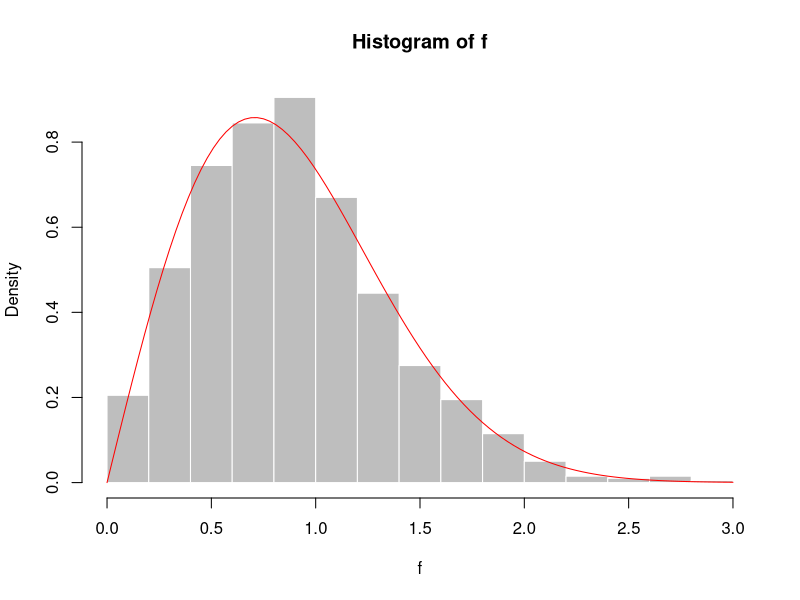
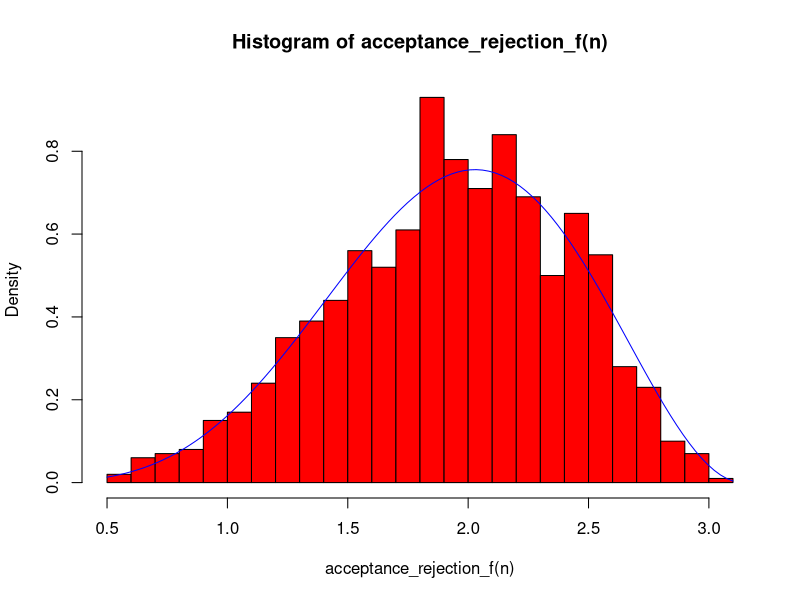

Reproduce these figures in R, in order.
## ---- chunk 1

f_dist <- function (x) {
  return(2*x*exp(-x^2))
}

#integrated
#capital_Fx = -exp(-x^2)

f_inv <- function(x){
  
  return(sqrt(-log(1-x,base=exp(1))))
  #or sqrt(log(1/x))
  
}
 
n <- 1000
u <- runif(n)
f <- f_inv(u)
hist(x=f,col='grey', breaks = 15, border=F, freq=F)
curve(f_dist(x), col='red', add=T)


## ---- chunk 2
n <- 1000
u <- runif(n)
x <- numeric(n)
p <- c(0.1,0.3,
       0.4,0.5,
       0.65,0.80,
       0.85,0.95,
       1)
values <- c(0,1,2,3,4,5,6,7,8)


for(i in 1:n)
{
  if(u[i] <=p[1])
  {
    x[i] = 0 
  }
  else if(p[1] <u[i] && u[i] <= p[2])
  {
    x[i] = 2
  }
  
  
  else if(p[2] <u[i] && u[i] <= p[3])
  {
    x[i] = 2
  }
  else if(p[3] <u[i] && u[i] <= p[4])
  {
    x[i] = 3
  }
  else if(p[4] <u[i] && u[i] <= p[5])
  {
    x[i] = 4
  }
  
  else if(p[5] <u[i] && u[i] <= p[6])
  {
    x[i] = 5
  }
  
    else if(p[6] <u[i] && u[i] <= p[7])
  {
    x[i] = 6
    }
    else if(p[7] <u[i] && u[i] <= p[8])
  {
    x[i] = 7
    }
  else if(u[i]>p[8]){
    x[i] =8
  }
  
}
table(x)/n

## ---- chunk 3

func_x <- function(v){
  return(rchisq(v))
}

func_y <- function(v)
{
  return(1/func_x(v))
}

func_y_app <- function(v,df)
{
  #return(dinvchisq())
}

# I know this is somewhere related to Lab 5 and Homework 2but I'm unsure

## ---- chunk 4
n <- 1000
acceptance_rejection_f <- function(n)
{
  y=numeric(n)
  k=0
  j=0
  while(k<n)
  {
    j=j+1
    x=runif(1,0,pi)
    u=runif(1,0,pi)
    if((12*x^2*sin(x)^2/(2*pi^3-3*pi))>u){
      #we accept x
      k=k+1
      y[k]=x
    }
  }
  return(y)
}
hist(acceptance_rejection_f(n), col='red', breaks=25, freq=F)
curve(
  (12*x^2*sin(x)^2/(2*pi^3-3*pi)),add=T, col="blue"
  )

## ---- chunk 5

m = 10000
x<- runif(m, min=0,max=pi)
theta.hat <- mean((x^2+x^3)*(cos(x)^2)
                  *pi)
print(theta.hat)
#print( ((0^2+0^3)*(cos(0)^2)) - ((pi^2+pi^3)*(cos(pi)^2)) )
# I don't know if thats right with the pi

## ---- chunk 6
n <- 1000
theta1 <-integer(n)
theta2 <- integer(n)
g <- function(x){
   return((x^2+x^3)*exp(x^2-1))
}

for(i in 1:n)
{
  theta1[i] <- mean(g(runif(n)))*1
  u2 <- runif(n/2)
  y1 <- g(u2)
  y2 <- g(1-u2)
  theta2[i] <-mean((y1+y2)/2)
}

# a 
print((mean(g(runif(n)))*1))

#b
print(mean((y1+y2)/2))

#to get a and b i could also get the mean of the 1000 trial runs

#C
#percent reduction in variance
print((var(theta1)-var(theta2))/var(theta1))




## ---- chunk 7

# a
m <- 1000
g <- function (x)
  {
  return(exp(-x)/(1+x^2)*I(x>=1)*I(x<=Inf))
}
x <- rexp(m,1)

fg <- g(x)/exp(-x)
theta.hat <- mean(fg)
se <- sd(fg)

print(theta.hat)

#b
#copying from example code from class
x2 <- rcauchy(m)
i <- c(which(x2>1),which(x2<0))
x2[i] <- 2
fg2 <- g(x2)/dcauchy(x2)
theta.hat2 <- mean(fg2)
se2 <- sd(fg)

print(theta.hat2)


#c
theta01 <-integer(n)
theta02<- integer(n)

for(i in 1:n)
{
  x <- rexp(m,1)
  fg <- g(x)/exp(-x)
  theta01[i] <- mean(fg)
  
  x2 <- rcauchy(m)
  i <- c(which(x2>1),which(x2<0))
  x2[i] <- 2
  fg2 <- g(x2)/dcauchy(x2)
  theta02[i] <- mean(fg2)
}

print(var(theta01))
print(var(theta02))


#according to this the Exponential delivered the smallest variance


